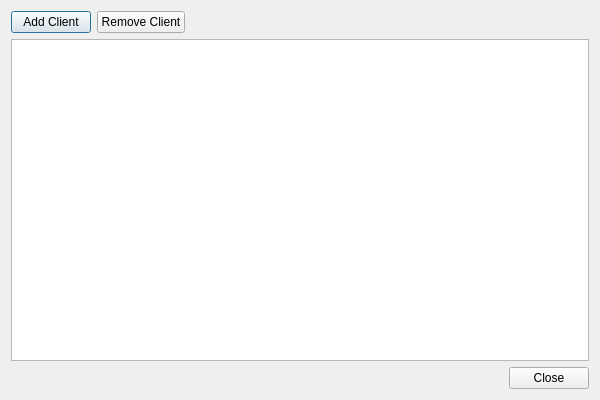
<?xml version="1.0" encoding="UTF-8"?>
<ui version="4.0">
 <class>DialogEditServiceClients</class>
 <widget class="QDialog" name="DialogEditServiceClients">
  <property name="geometry">
   <rect>
    <x>0</x>
    <y>0</y>
    <width>600</width>
    <height>400</height>
   </rect>
  </property>
  <property name="windowTitle">
   <string>Manage Service Clients</string>
  </property>
  <layout class="QVBoxLayout" name="verticalLayout">
   <item>
    <layout class="QHBoxLayout" name="horizontalLayout">
     <item>
      <widget class="QPushButton" name="buttonAdd">
       <property name="text">
        <string>Add Client</string>
       </property>
       <property name="icon">
        <iconset theme="list-add"/>
       </property>
      </widget>
     </item>
     <item>
      <widget class="QPushButton" name="buttonRemove">
       <property name="text">
        <string>Remove Client</string>
       </property>
       <property name="icon">
        <iconset theme="list-remove"/>
       </property>
      </widget>
     </item>
     <item>
      <spacer name="horizontalSpacer">
       <property name="orientation">
        <enum>Qt::Horizontal</enum>
       </property>
       <property name="sizeHint" stdset="0">
        <size>
         <width>40</width>
         <height>20</height>
        </size>
       </property>
      </spacer>
     </item>
    </layout>
   </item>
   <item>
    <widget class="QTableView" name="tableView">
     <property name="editTriggers">
      <set>QAbstractItemView::DoubleClicked|QAbstractItemView::EditKeyPressed|QAbstractItemView::AnyKeyPressed</set>
     </property>
     <property name="alternatingRowColors">
      <bool>true</bool>
     </property>
     <property name="selectionMode">
      <enum>QAbstractItemView::SingleSelection</enum>
     </property>
     <property name="selectionBehavior">
      <enum>QAbstractItemView::SelectRows</enum>
     </property>
    </widget>
   </item>
   <item>
    <layout class="QHBoxLayout" name="horizontalLayout_2">
     <item>
      <spacer name="horizontalSpacer_2">
       <property name="orientation">
        <enum>Qt::Horizontal</enum>
       </property>
       <property name="sizeHint" stdset="0">
        <size>
         <width>40</width>
         <height>20</height>
        </size>
       </property>
      </spacer>
     </item>
     <item>
      <widget class="QPushButton" name="buttonClose">
       <property name="text">
        <string>Close</string>
       </property>
      </widget>
     </item>
    </layout>
   </item>
  </layout>
 </widget>
 <resources/>
 <connections/>
</ui>
